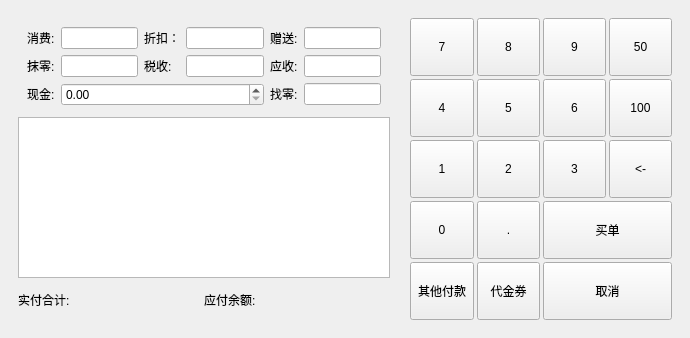
<?xml version="1.0" encoding="UTF-8"?>
<ui version="4.0">
 <class>waimai_pay</class>
 <widget class="QDialog" name="waimai_pay">
  <property name="geometry">
   <rect>
    <x>0</x>
    <y>0</y>
    <width>690</width>
    <height>338</height>
   </rect>
  </property>
  <property name="windowTitle">
   <string>Dialog</string>
  </property>
  <layout class="QVBoxLayout" name="verticalLayout_2">
   <property name="spacing">
    <number>6</number>
   </property>
   <property name="leftMargin">
    <number>9</number>
   </property>
   <property name="topMargin">
    <number>9</number>
   </property>
   <property name="rightMargin">
    <number>9</number>
   </property>
   <property name="bottomMargin">
    <number>9</number>
   </property>
   <item>
    <layout class="QHBoxLayout" name="horizontalLayout_2" stretch="0,0">
     <property name="spacing">
      <number>2</number>
     </property>
     <property name="leftMargin">
      <number>0</number>
     </property>
     <property name="rightMargin">
      <number>0</number>
     </property>
     <property name="bottomMargin">
      <number>0</number>
     </property>
     <item>
      <widget class="QFrame" name="frame">
       <property name="maximumSize">
        <size>
         <width>400</width>
         <height>16777215</height>
        </size>
       </property>
       <layout class="QVBoxLayout" name="verticalLayout">
        <property name="spacing">
         <number>2</number>
        </property>
        <item>
         <widget class="QFrame" name="frame_3">
          <property name="outer_stylesheet" stdset="0">
           <string>frame_detail_show</string>
          </property>
          <layout class="QGridLayout" name="gridLayout" columnstretch="0,1,0,1,0,1">
           <item row="0" column="0">
            <widget class="QLabel" name="label_2">
             <property name="sizePolicy">
              <sizepolicy hsizetype="Fixed" vsizetype="Fixed">
               <horstretch>0</horstretch>
               <verstretch>0</verstretch>
              </sizepolicy>
             </property>
             <property name="text">
              <string>消费:</string>
             </property>
            </widget>
           </item>
           <item row="0" column="1">
            <widget class="lds_doublespinbox_lineedit" name="lineEdit_consum"/>
           </item>
           <item row="0" column="2">
            <widget class="QLabel" name="label_3">
             <property name="sizePolicy">
              <sizepolicy hsizetype="Fixed" vsizetype="Fixed">
               <horstretch>0</horstretch>
               <verstretch>0</verstretch>
              </sizepolicy>
             </property>
             <property name="text">
              <string>折扣：</string>
             </property>
            </widget>
           </item>
           <item row="0" column="3">
            <widget class="lds_doublespinbox_lineedit" name="lineEdit_discount"/>
           </item>
           <item row="0" column="4">
            <widget class="QLabel" name="label_4">
             <property name="sizePolicy">
              <sizepolicy hsizetype="Fixed" vsizetype="Fixed">
               <horstretch>0</horstretch>
               <verstretch>0</verstretch>
              </sizepolicy>
             </property>
             <property name="text">
              <string>赠送:</string>
             </property>
            </widget>
           </item>
           <item row="0" column="5">
            <widget class="lds_doublespinbox_lineedit" name="lineEdit_present"/>
           </item>
           <item row="2" column="0">
            <widget class="QLabel" name="label_7">
             <property name="sizePolicy">
              <sizepolicy hsizetype="Fixed" vsizetype="Fixed">
               <horstretch>0</horstretch>
               <verstretch>0</verstretch>
              </sizepolicy>
             </property>
             <property name="text">
              <string>抹零:</string>
             </property>
            </widget>
           </item>
           <item row="2" column="1">
            <widget class="lds_doublespinbox_lineedit" name="lineEdit_blotout"/>
           </item>
           <item row="2" column="2">
            <widget class="QLabel" name="label_6">
             <property name="sizePolicy">
              <sizepolicy hsizetype="Fixed" vsizetype="Fixed">
               <horstretch>0</horstretch>
               <verstretch>0</verstretch>
              </sizepolicy>
             </property>
             <property name="text">
              <string>税收:</string>
             </property>
            </widget>
           </item>
           <item row="2" column="4">
            <widget class="QLabel" name="label_5">
             <property name="sizePolicy">
              <sizepolicy hsizetype="Fixed" vsizetype="Fixed">
               <horstretch>0</horstretch>
               <verstretch>0</verstretch>
              </sizepolicy>
             </property>
             <property name="text">
              <string>应收:</string>
             </property>
            </widget>
           </item>
           <item row="3" column="0" rowspan="2">
            <widget class="QLabel" name="label_9">
             <property name="sizePolicy">
              <sizepolicy hsizetype="Fixed" vsizetype="Fixed">
               <horstretch>0</horstretch>
               <verstretch>0</verstretch>
              </sizepolicy>
             </property>
             <property name="text">
              <string>现金:</string>
             </property>
            </widget>
           </item>
           <item row="2" column="3">
            <widget class="lds_doublespinbox_lineedit" name="lineEdit_int_rate"/>
           </item>
           <item row="2" column="5">
            <widget class="lds_doublespinbox_lineedit" name="lineEdit_realreceive"/>
           </item>
           <item row="3" column="4" rowspan="2">
            <widget class="QLabel" name="label_8">
             <property name="sizePolicy">
              <sizepolicy hsizetype="Fixed" vsizetype="Fixed">
               <horstretch>0</horstretch>
               <verstretch>0</verstretch>
              </sizepolicy>
             </property>
             <property name="text">
              <string>找零:</string>
             </property>
            </widget>
           </item>
           <item row="3" column="5" rowspan="2">
            <widget class="lds_doublespinbox_lineedit" name="lineEdit_change"/>
           </item>
           <item row="3" column="1" rowspan="2" colspan="3">
            <widget class="lds_doublespinbox" name="lineEdit_9"/>
           </item>
          </layout>
         </widget>
        </item>
        <item>
         <widget class="QTableView" name="tableView">
          <property name="sizePolicy">
           <sizepolicy hsizetype="Expanding" vsizetype="Expanding">
            <horstretch>0</horstretch>
            <verstretch>0</verstretch>
           </sizepolicy>
          </property>
          <property name="minimumSize">
           <size>
            <width>0</width>
            <height>0</height>
           </size>
          </property>
          <property name="maximumSize">
           <size>
            <width>16777215</width>
            <height>16777215</height>
           </size>
          </property>
         </widget>
        </item>
        <item>
         <layout class="QHBoxLayout" name="horizontalLayout">
          <property name="spacing">
           <number>0</number>
          </property>
          <item>
           <widget class="QLabel" name="label_11">
            <property name="sizePolicy">
             <sizepolicy hsizetype="Fixed" vsizetype="Fixed">
              <horstretch>0</horstretch>
              <verstretch>0</verstretch>
             </sizepolicy>
            </property>
            <property name="minimumSize">
             <size>
              <width>91</width>
              <height>40</height>
             </size>
            </property>
            <property name="text">
             <string>实付合计:</string>
            </property>
           </widget>
          </item>
          <item>
           <widget class="lds_doublespinbox_label" name="label_12">
            <property name="sizePolicy">
             <sizepolicy hsizetype="Expanding" vsizetype="Fixed">
              <horstretch>0</horstretch>
              <verstretch>0</verstretch>
             </sizepolicy>
            </property>
            <property name="minimumSize">
             <size>
              <width>91</width>
              <height>40</height>
             </size>
            </property>
            <property name="alignment">
             <set>Qt::AlignCenter</set>
            </property>
           </widget>
          </item>
          <item>
           <widget class="QLabel" name="label_13">
            <property name="sizePolicy">
             <sizepolicy hsizetype="Fixed" vsizetype="Fixed">
              <horstretch>0</horstretch>
              <verstretch>0</verstretch>
             </sizepolicy>
            </property>
            <property name="minimumSize">
             <size>
              <width>91</width>
              <height>40</height>
             </size>
            </property>
            <property name="text">
             <string>应付余额:</string>
            </property>
           </widget>
          </item>
          <item>
           <widget class="lds_doublespinbox_label" name="label_14">
            <property name="sizePolicy">
             <sizepolicy hsizetype="Expanding" vsizetype="Fixed">
              <horstretch>0</horstretch>
              <verstretch>0</verstretch>
             </sizepolicy>
            </property>
            <property name="minimumSize">
             <size>
              <width>91</width>
              <height>40</height>
             </size>
            </property>
            <property name="alignment">
             <set>Qt::AlignCenter</set>
            </property>
           </widget>
          </item>
         </layout>
        </item>
       </layout>
      </widget>
     </item>
     <item>
      <widget class="QFrame" name="frame_2">
       <property name="maximumSize">
        <size>
         <width>280</width>
         <height>16777215</height>
        </size>
       </property>
       <layout class="QGridLayout" name="gridLayout_2">
        <property name="spacing">
         <number>3</number>
        </property>
        <item row="0" column="1">
         <widget class="public_pushbutton_numkey_auto_connect" name="pushButton_2">
          <property name="sizePolicy">
           <sizepolicy hsizetype="Expanding" vsizetype="Expanding">
            <horstretch>0</horstretch>
            <verstretch>0</verstretch>
           </sizepolicy>
          </property>
          <property name="minimumSize">
           <size>
            <width>0</width>
            <height>0</height>
           </size>
          </property>
          <property name="focusPolicy">
           <enum>Qt::NoFocus</enum>
          </property>
          <property name="text">
           <string>8</string>
          </property>
          <property name="outer_stylesheet" stdset="0">
           <string>pushbutton_key</string>
          </property>
         </widget>
        </item>
        <item row="1" column="3">
         <widget class="public_pushbutton_numkey" name="pushButton_7">
          <property name="sizePolicy">
           <sizepolicy hsizetype="Expanding" vsizetype="Expanding">
            <horstretch>0</horstretch>
            <verstretch>0</verstretch>
           </sizepolicy>
          </property>
          <property name="minimumSize">
           <size>
            <width>0</width>
            <height>0</height>
           </size>
          </property>
          <property name="focusPolicy">
           <enum>Qt::NoFocus</enum>
          </property>
          <property name="text">
           <string>100</string>
          </property>
          <property name="outer_stylesheet" stdset="0">
           <string>pushbutton_key</string>
          </property>
         </widget>
        </item>
        <item row="0" column="0">
         <widget class="public_pushbutton_numkey_auto_connect" name="pushButton">
          <property name="sizePolicy">
           <sizepolicy hsizetype="Expanding" vsizetype="Expanding">
            <horstretch>0</horstretch>
            <verstretch>0</verstretch>
           </sizepolicy>
          </property>
          <property name="minimumSize">
           <size>
            <width>0</width>
            <height>0</height>
           </size>
          </property>
          <property name="focusPolicy">
           <enum>Qt::NoFocus</enum>
          </property>
          <property name="text">
           <string>7</string>
          </property>
          <property name="outer_stylesheet" stdset="0">
           <string>pushbutton_key</string>
          </property>
         </widget>
        </item>
        <item row="2" column="3">
         <widget class="QPushButton" name="pushButton_11">
          <property name="sizePolicy">
           <sizepolicy hsizetype="Expanding" vsizetype="Expanding">
            <horstretch>0</horstretch>
            <verstretch>0</verstretch>
           </sizepolicy>
          </property>
          <property name="minimumSize">
           <size>
            <width>0</width>
            <height>0</height>
           </size>
          </property>
          <property name="focusPolicy">
           <enum>Qt::NoFocus</enum>
          </property>
          <property name="text">
           <string>&lt;-</string>
          </property>
          <property name="outer_stylesheet" stdset="0">
           <string>pushbutton_key</string>
          </property>
         </widget>
        </item>
        <item row="3" column="1">
         <widget class="public_pushbutton_numkey_auto_connect" name="pushButton_16">
          <property name="sizePolicy">
           <sizepolicy hsizetype="Expanding" vsizetype="Expanding">
            <horstretch>0</horstretch>
            <verstretch>0</verstretch>
           </sizepolicy>
          </property>
          <property name="minimumSize">
           <size>
            <width>0</width>
            <height>0</height>
           </size>
          </property>
          <property name="focusPolicy">
           <enum>Qt::NoFocus</enum>
          </property>
          <property name="text">
           <string>.</string>
          </property>
          <property name="outer_stylesheet" stdset="0">
           <string>pushbutton_key</string>
          </property>
         </widget>
        </item>
        <item row="1" column="1">
         <widget class="public_pushbutton_numkey_auto_connect" name="pushButton_8">
          <property name="sizePolicy">
           <sizepolicy hsizetype="Expanding" vsizetype="Expanding">
            <horstretch>0</horstretch>
            <verstretch>0</verstretch>
           </sizepolicy>
          </property>
          <property name="minimumSize">
           <size>
            <width>0</width>
            <height>0</height>
           </size>
          </property>
          <property name="focusPolicy">
           <enum>Qt::NoFocus</enum>
          </property>
          <property name="text">
           <string>5</string>
          </property>
          <property name="outer_stylesheet" stdset="0">
           <string>pushbutton_key</string>
          </property>
         </widget>
        </item>
        <item row="0" column="3">
         <widget class="public_pushbutton_numkey" name="pushButton_4">
          <property name="sizePolicy">
           <sizepolicy hsizetype="Expanding" vsizetype="Expanding">
            <horstretch>0</horstretch>
            <verstretch>0</verstretch>
           </sizepolicy>
          </property>
          <property name="minimumSize">
           <size>
            <width>0</width>
            <height>0</height>
           </size>
          </property>
          <property name="focusPolicy">
           <enum>Qt::NoFocus</enum>
          </property>
          <property name="text">
           <string>50</string>
          </property>
          <property name="outer_stylesheet" stdset="0">
           <string>pushbutton_key</string>
          </property>
         </widget>
        </item>
        <item row="2" column="0">
         <widget class="public_pushbutton_numkey_auto_connect" name="pushButton_10">
          <property name="sizePolicy">
           <sizepolicy hsizetype="Expanding" vsizetype="Expanding">
            <horstretch>0</horstretch>
            <verstretch>0</verstretch>
           </sizepolicy>
          </property>
          <property name="minimumSize">
           <size>
            <width>0</width>
            <height>0</height>
           </size>
          </property>
          <property name="focusPolicy">
           <enum>Qt::NoFocus</enum>
          </property>
          <property name="text">
           <string>1</string>
          </property>
          <property name="outer_stylesheet" stdset="0">
           <string>pushbutton_key</string>
          </property>
         </widget>
        </item>
        <item row="2" column="1">
         <widget class="public_pushbutton_numkey_auto_connect" name="pushButton_12">
          <property name="sizePolicy">
           <sizepolicy hsizetype="Expanding" vsizetype="Expanding">
            <horstretch>0</horstretch>
            <verstretch>0</verstretch>
           </sizepolicy>
          </property>
          <property name="minimumSize">
           <size>
            <width>0</width>
            <height>0</height>
           </size>
          </property>
          <property name="focusPolicy">
           <enum>Qt::NoFocus</enum>
          </property>
          <property name="text">
           <string>2</string>
          </property>
          <property name="outer_stylesheet" stdset="0">
           <string>pushbutton_key</string>
          </property>
         </widget>
        </item>
        <item row="4" column="1">
         <widget class="QPushButton" name="pushButton_19">
          <property name="sizePolicy">
           <sizepolicy hsizetype="Expanding" vsizetype="Expanding">
            <horstretch>0</horstretch>
            <verstretch>0</verstretch>
           </sizepolicy>
          </property>
          <property name="minimumSize">
           <size>
            <width>0</width>
            <height>0</height>
           </size>
          </property>
          <property name="focusPolicy">
           <enum>Qt::NoFocus</enum>
          </property>
          <property name="text">
           <string>代金券</string>
          </property>
          <property name="outer_stylesheet" stdset="0">
           <string>pushbutton_bottom</string>
          </property>
         </widget>
        </item>
        <item row="0" column="2">
         <widget class="public_pushbutton_numkey_auto_connect" name="pushButton_3">
          <property name="sizePolicy">
           <sizepolicy hsizetype="Expanding" vsizetype="Expanding">
            <horstretch>0</horstretch>
            <verstretch>0</verstretch>
           </sizepolicy>
          </property>
          <property name="minimumSize">
           <size>
            <width>0</width>
            <height>0</height>
           </size>
          </property>
          <property name="focusPolicy">
           <enum>Qt::NoFocus</enum>
          </property>
          <property name="text">
           <string>9</string>
          </property>
          <property name="outer_stylesheet" stdset="0">
           <string>pushbutton_key</string>
          </property>
         </widget>
        </item>
        <item row="1" column="0">
         <widget class="public_pushbutton_numkey_auto_connect" name="pushButton_6">
          <property name="sizePolicy">
           <sizepolicy hsizetype="Expanding" vsizetype="Expanding">
            <horstretch>0</horstretch>
            <verstretch>0</verstretch>
           </sizepolicy>
          </property>
          <property name="minimumSize">
           <size>
            <width>0</width>
            <height>0</height>
           </size>
          </property>
          <property name="focusPolicy">
           <enum>Qt::NoFocus</enum>
          </property>
          <property name="text">
           <string>4</string>
          </property>
          <property name="outer_stylesheet" stdset="0">
           <string>pushbutton_key</string>
          </property>
         </widget>
        </item>
        <item row="2" column="2">
         <widget class="public_pushbutton_numkey_auto_connect" name="pushButton_9">
          <property name="sizePolicy">
           <sizepolicy hsizetype="Expanding" vsizetype="Expanding">
            <horstretch>0</horstretch>
            <verstretch>0</verstretch>
           </sizepolicy>
          </property>
          <property name="minimumSize">
           <size>
            <width>0</width>
            <height>0</height>
           </size>
          </property>
          <property name="focusPolicy">
           <enum>Qt::NoFocus</enum>
          </property>
          <property name="text">
           <string>3</string>
          </property>
          <property name="outer_stylesheet" stdset="0">
           <string>pushbutton_key</string>
          </property>
         </widget>
        </item>
        <item row="3" column="0">
         <widget class="public_pushbutton_numkey_auto_connect" name="pushButton_14">
          <property name="sizePolicy">
           <sizepolicy hsizetype="Expanding" vsizetype="Expanding">
            <horstretch>0</horstretch>
            <verstretch>0</verstretch>
           </sizepolicy>
          </property>
          <property name="minimumSize">
           <size>
            <width>0</width>
            <height>0</height>
           </size>
          </property>
          <property name="focusPolicy">
           <enum>Qt::NoFocus</enum>
          </property>
          <property name="text">
           <string>0</string>
          </property>
          <property name="outer_stylesheet" stdset="0">
           <string>pushbutton_key</string>
          </property>
         </widget>
        </item>
        <item row="4" column="0">
         <widget class="lds_pushbutton_wrap" name="pushButton_20">
          <property name="sizePolicy">
           <sizepolicy hsizetype="Expanding" vsizetype="Expanding">
            <horstretch>0</horstretch>
            <verstretch>0</verstretch>
           </sizepolicy>
          </property>
          <property name="minimumSize">
           <size>
            <width>0</width>
            <height>0</height>
           </size>
          </property>
          <property name="focusPolicy">
           <enum>Qt::NoFocus</enum>
          </property>
          <property name="text">
           <string>其他付款</string>
          </property>
          <property name="outer_stylesheet" stdset="0">
           <string>pushbutton_bottom</string>
          </property>
         </widget>
        </item>
        <item row="1" column="2">
         <widget class="public_pushbutton_numkey_auto_connect" name="pushButton_5">
          <property name="sizePolicy">
           <sizepolicy hsizetype="Expanding" vsizetype="Expanding">
            <horstretch>0</horstretch>
            <verstretch>0</verstretch>
           </sizepolicy>
          </property>
          <property name="minimumSize">
           <size>
            <width>0</width>
            <height>0</height>
           </size>
          </property>
          <property name="focusPolicy">
           <enum>Qt::NoFocus</enum>
          </property>
          <property name="text">
           <string>6</string>
          </property>
          <property name="outer_stylesheet" stdset="0">
           <string>pushbutton_key</string>
          </property>
         </widget>
        </item>
        <item row="3" column="2" colspan="2">
         <widget class="public_pushbutton_pay" name="pushButton_13">
          <property name="sizePolicy">
           <sizepolicy hsizetype="Expanding" vsizetype="Expanding">
            <horstretch>0</horstretch>
            <verstretch>0</verstretch>
           </sizepolicy>
          </property>
          <property name="minimumSize">
           <size>
            <width>0</width>
            <height>0</height>
           </size>
          </property>
          <property name="focusPolicy">
           <enum>Qt::NoFocus</enum>
          </property>
          <property name="text">
           <string>买单</string>
          </property>
         </widget>
        </item>
        <item row="4" column="2" colspan="2">
         <widget class="QPushButton" name="pushButton_21">
          <property name="sizePolicy">
           <sizepolicy hsizetype="Expanding" vsizetype="Expanding">
            <horstretch>0</horstretch>
            <verstretch>0</verstretch>
           </sizepolicy>
          </property>
          <property name="minimumSize">
           <size>
            <width>0</width>
            <height>0</height>
           </size>
          </property>
          <property name="focusPolicy">
           <enum>Qt::NoFocus</enum>
          </property>
          <property name="text">
           <string>取消</string>
          </property>
          <property name="outer_stylesheet" stdset="0">
           <string>pushbutton_bottom</string>
          </property>
         </widget>
        </item>
       </layout>
      </widget>
     </item>
    </layout>
   </item>
  </layout>
 </widget>
 <customwidgets>
  <customwidget>
   <class>lds_doublespinbox</class>
   <extends>QDoubleSpinBox</extends>
   <header>lds_doublespinbox.h</header>
  </customwidget>
  <customwidget>
   <class>lds_doublespinbox_lineedit</class>
   <extends>QLineEdit</extends>
   <header>lds_doublespinbox_lineedit.h</header>
  </customwidget>
  <customwidget>
   <class>lds_doublespinbox_label</class>
   <extends>QLabel</extends>
   <header>lds_doublespinbox_label.h</header>
  </customwidget>
  <customwidget>
   <class>lds_pushbutton_wrap</class>
   <extends>QPushButton</extends>
   <header>lds_pushbutton_wrap.h</header>
  </customwidget>
  <customwidget>
   <class>public_pushbutton_pay</class>
   <extends>QPushButton</extends>
   <header>public_pushbutton_pay.h</header>
  </customwidget>
  <customwidget>
   <class>public_pushbutton_numkey</class>
   <extends>QPushButton</extends>
   <header>public_pushbutton_numkey.h</header>
  </customwidget>
  <customwidget>
   <class>public_pushbutton_numkey_auto_connect</class>
   <extends>QPushButton</extends>
   <header>public_pushbutton_numkey_auto_connect.h</header>
  </customwidget>
 </customwidgets>
 <resources/>
 <connections/>
</ui>
